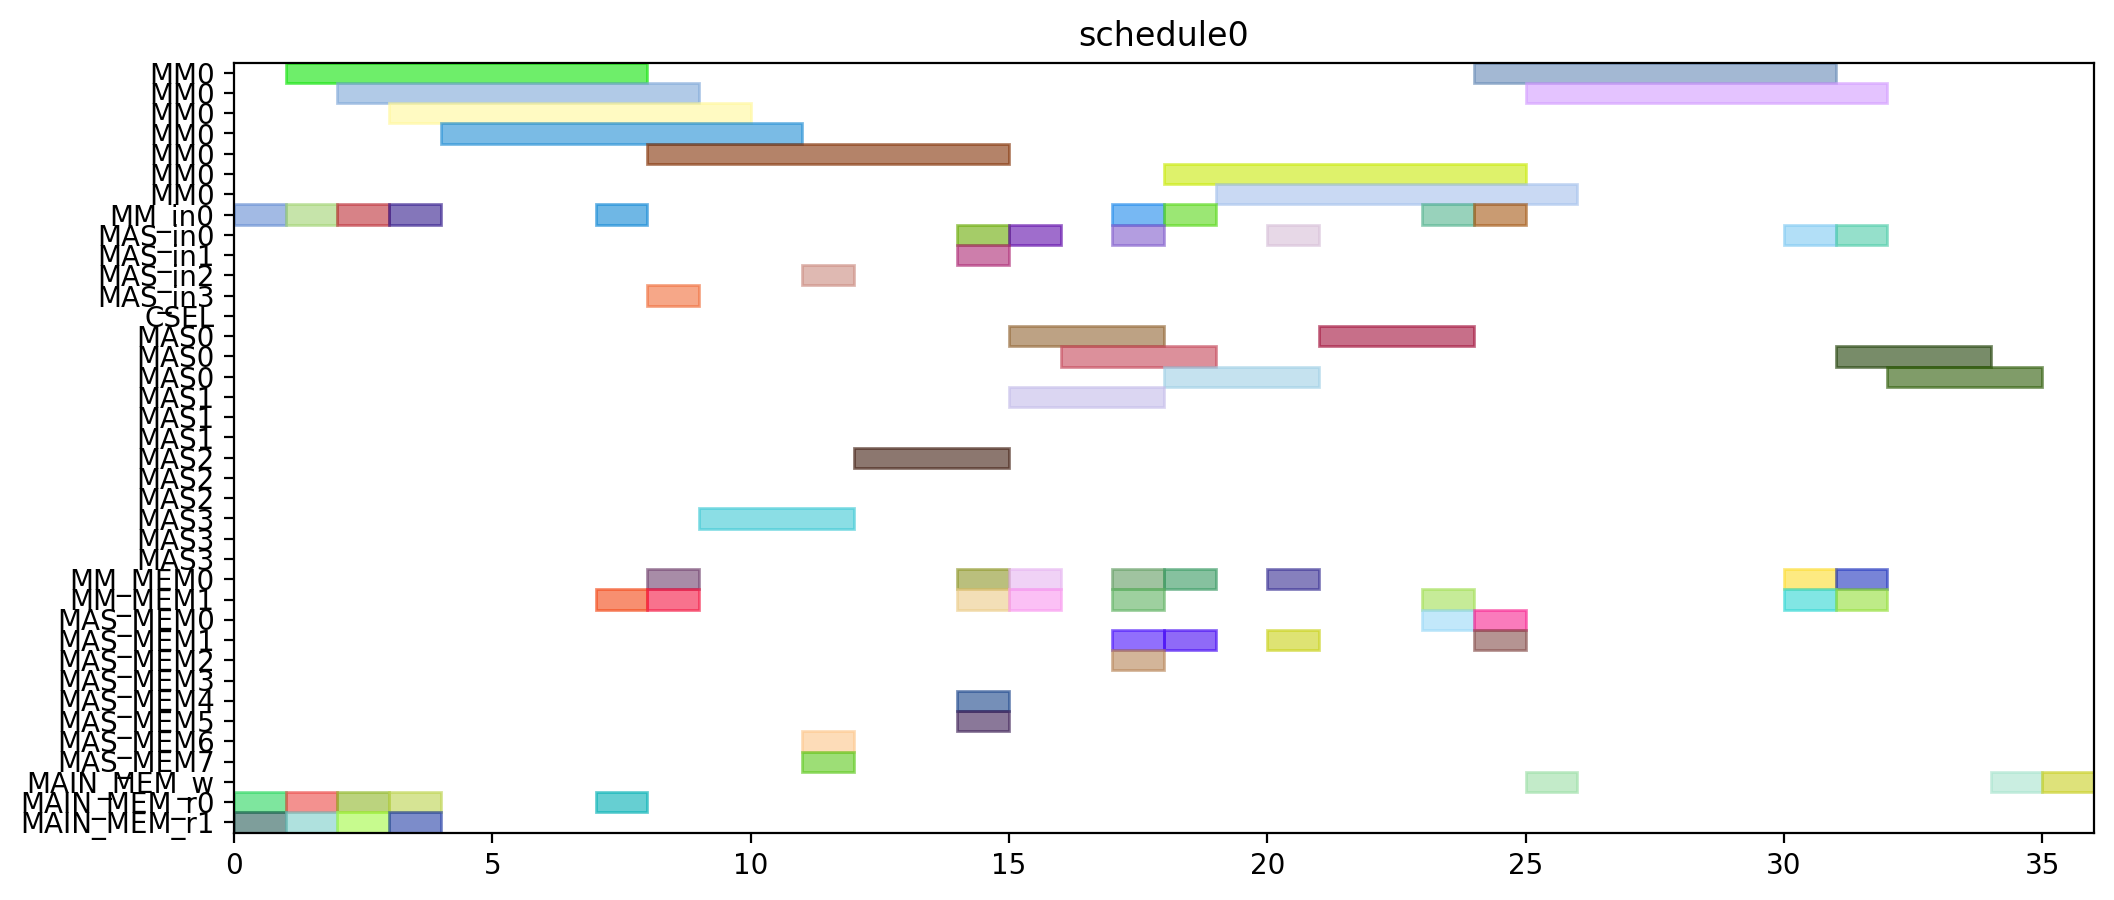

Generate this figure with Python:
from pyschedule import Scenario, solvers, plotters, alt


def solve():
	horizon = 120
	S = Scenario("schedule0", horizon=horizon)

	# resource
	MM = S.Resources('MM', num=1, size=7)
	MM_in = S.Resources('MM_in', num=1)
	MAS_in = S.Resources('MAS_in', num=4)
	CSEL = S.Resource('CSEL')
	MAS = S.Resources('MAS', num=4, size=3, periods=range(1, horizon))
	MM_MEM = S.Resources('MM_MEM', num=2)
	MAS_MEM = S.Resources('MAS_MEM', num=8)
	MAIN_MEM_w = S.Resource('MAIN_MEM_w', size=1)
	MAIN_MEM_r = S.Resources('MAIN_MEM_r', num=2)

	# result of previous scheduling

	# new tasks
	t0 = S.Task('t0', length=7, delay_cost=1)
	t0 += alt(MM)
	t0_in = S.Task('t0_in', length=1, delay_cost=1)
	t0_in += alt(MM_in)
	S += t0_in*MM_in[0]<=t0*MM[0]
	t0_mem0 = S.Task('t0_mem0', length=1, delay_cost=1)
	t0_mem0 += MAIN_MEM_r[0]
	S += t0_mem0 <= t0

	t0_mem1 = S.Task('t0_mem1', length=1, delay_cost=1)
	t0_mem1 += MAIN_MEM_r[1]
	S += t0_mem1 <= t0

	t3 = S.Task('t3', length=7, delay_cost=1)
	t3 += alt(MM)
	t3_in = S.Task('t3_in', length=1, delay_cost=1)
	t3_in += alt(MM_in)
	S += t3_in*MM_in[0]<=t3*MM[0]
	t3_mem0 = S.Task('t3_mem0', length=1, delay_cost=1)
	t3_mem0 += MAIN_MEM_r[0]
	S += t3_mem0 <= t3

	t3_mem1 = S.Task('t3_mem1', length=1, delay_cost=1)
	t3_mem1 += MAIN_MEM_r[1]
	S += t3_mem1 <= t3

	t1 = S.Task('t1', length=7, delay_cost=1)
	t1 += alt(MM)
	t1_in = S.Task('t1_in', length=1, delay_cost=1)
	t1_in += alt(MM_in)
	S += t1_in*MM_in[0]<=t1*MM[0]
	t1_mem0 = S.Task('t1_mem0', length=1, delay_cost=1)
	t1_mem0 += MAIN_MEM_r[0]
	S += t1_mem0 <= t1

	t1_mem1 = S.Task('t1_mem1', length=1, delay_cost=1)
	t1_mem1 += MAIN_MEM_r[1]
	S += t1_mem1 <= t1

	t2 = S.Task('t2', length=7, delay_cost=1)
	t2 += alt(MM)
	t2_in = S.Task('t2_in', length=1, delay_cost=1)
	t2_in += alt(MM_in)
	S += t2_in*MM_in[0]<=t2*MM[0]
	t2_mem0 = S.Task('t2_mem0', length=1, delay_cost=1)
	t2_mem0 += MAIN_MEM_r[0]
	S += t2_mem0 <= t2

	t2_mem1 = S.Task('t2_mem1', length=1, delay_cost=1)
	t2_mem1 += MAIN_MEM_r[1]
	S += t2_mem1 <= t2

	t4 = S.Task('t4', length=7, delay_cost=1)
	t4 += alt(MM)
	t4_in = S.Task('t4_in', length=1, delay_cost=1)
	t4_in += alt(MM_in)
	S += t4_in*MM_in[0]<=t4*MM[0]
	t4_mem0 = S.Task('t4_mem0', length=1, delay_cost=1)
	t4_mem0 += MAIN_MEM_r[0]
	S += t4_mem0 <= t4

	t4_mem1 = S.Task('t4_mem1', length=1, delay_cost=1)
	t4_mem1 += alt(MM_MEM)
	S += (t2*MM[0])-1 < t4_mem1*MM_MEM[1]
	S += t4_mem1 <= t4

	t5 = S.Task('t5', length=3, delay_cost=1)
	t5 += alt(MAS)
	t5_in = S.Task('t5_in', length=1, delay_cost=1)
	t5_in += alt(MAS_in)
	S += t5_in*MAS_in[0]<=t5*MAS[0]

	S += t5_in*MAS_in[1]<=t5*MAS[1]

	S += t5_in*MAS_in[2]<=t5*MAS[2]

	S += t5_in*MAS_in[3]<=t5*MAS[3]

	t5_mem0 = S.Task('t5_mem0', length=1, delay_cost=1)
	t5_mem0 += alt(MM_MEM)
	S += (t0*MM[0])-1 < t5_mem0*MM_MEM[0]
	S += t5_mem0 <= t5

	t5_mem1 = S.Task('t5_mem1', length=1, delay_cost=1)
	t5_mem1 += alt(MM_MEM)
	S += (t0*MM[0])-1 < t5_mem1*MM_MEM[1]
	S += t5_mem1 <= t5

	t6 = S.Task('t6', length=3, delay_cost=1)
	t6 += alt(MAS)
	t6_in = S.Task('t6_in', length=1, delay_cost=1)
	t6_in += alt(MAS_in)
	S += t6_in*MAS_in[0]<=t6*MAS[0]

	S += t6_in*MAS_in[1]<=t6*MAS[1]

	S += t6_in*MAS_in[2]<=t6*MAS[2]

	S += t6_in*MAS_in[3]<=t6*MAS[3]

	t6_mem0 = S.Task('t6_mem0', length=1, delay_cost=1)
	t6_mem0 += alt(MAS_MEM)
	S += (t5*MAS[0])-1 < t6_mem0*MAS_MEM[0]
	S += (t5*MAS[1])-1 < t6_mem0*MAS_MEM[2]
	S += (t5*MAS[2])-1 < t6_mem0*MAS_MEM[4]
	S += (t5*MAS[3])-1 < t6_mem0*MAS_MEM[6]
	S += t6_mem0 <= t6

	t6_mem1 = S.Task('t6_mem1', length=1, delay_cost=1)
	t6_mem1 += alt(MAS_MEM)
	S += (t5*MAS[0])-1 < t6_mem1*MAS_MEM[1]
	S += (t5*MAS[1])-1 < t6_mem1*MAS_MEM[3]
	S += (t5*MAS[2])-1 < t6_mem1*MAS_MEM[5]
	S += (t5*MAS[3])-1 < t6_mem1*MAS_MEM[7]
	S += t6_mem1 <= t6

	t9 = S.Task('t9', length=3, delay_cost=1)
	t9 += alt(MAS)
	t9_in = S.Task('t9_in', length=1, delay_cost=1)
	t9_in += alt(MAS_in)
	S += t9_in*MAS_in[0]<=t9*MAS[0]

	S += t9_in*MAS_in[1]<=t9*MAS[1]

	S += t9_in*MAS_in[2]<=t9*MAS[2]

	S += t9_in*MAS_in[3]<=t9*MAS[3]

	t9_mem0 = S.Task('t9_mem0', length=1, delay_cost=1)
	t9_mem0 += alt(MM_MEM)
	S += (t0*MM[0])-1 < t9_mem0*MM_MEM[0]
	S += t9_mem0 <= t9

	t9_mem1 = S.Task('t9_mem1', length=1, delay_cost=1)
	t9_mem1 += alt(MM_MEM)
	S += (t4*MM[0])-1 < t9_mem1*MM_MEM[1]
	S += t9_mem1 <= t9

	t10 = S.Task('t10', length=3, delay_cost=1)
	t10 += alt(MAS)
	t10_in = S.Task('t10_in', length=1, delay_cost=1)
	t10_in += alt(MAS_in)
	S += t10_in*MAS_in[0]<=t10*MAS[0]

	S += t10_in*MAS_in[1]<=t10*MAS[1]

	S += t10_in*MAS_in[2]<=t10*MAS[2]

	S += t10_in*MAS_in[3]<=t10*MAS[3]

	t10_mem0 = S.Task('t10_mem0', length=1, delay_cost=1)
	t10_mem0 += alt(MM_MEM)
	S += (t4*MM[0])-1 < t10_mem0*MM_MEM[0]
	S += t10_mem0 <= t10

	t10_mem1 = S.Task('t10_mem1', length=1, delay_cost=1)
	t10_mem1 += alt(MM_MEM)
	S += (t4*MM[0])-1 < t10_mem1*MM_MEM[1]
	S += t10_mem1 <= t10

	t7 = S.Task('t7', length=3, delay_cost=1)
	t7 += alt(MAS)
	t7_in = S.Task('t7_in', length=1, delay_cost=1)
	t7_in += alt(MAS_in)
	S += t7_in*MAS_in[0]<=t7*MAS[0]

	S += t7_in*MAS_in[1]<=t7*MAS[1]

	S += t7_in*MAS_in[2]<=t7*MAS[2]

	S += t7_in*MAS_in[3]<=t7*MAS[3]

	t7_mem0 = S.Task('t7_mem0', length=1, delay_cost=1)
	t7_mem0 += alt(MAS_MEM)
	S += (t6*MAS[0])-1 < t7_mem0*MAS_MEM[0]
	S += (t6*MAS[1])-1 < t7_mem0*MAS_MEM[2]
	S += (t6*MAS[2])-1 < t7_mem0*MAS_MEM[4]
	S += (t6*MAS[3])-1 < t7_mem0*MAS_MEM[6]
	S += t7_mem0 <= t7

	t7_mem1 = S.Task('t7_mem1', length=1, delay_cost=1)
	t7_mem1 += alt(MAS_MEM)
	S += (t6*MAS[0])-1 < t7_mem1*MAS_MEM[1]
	S += (t6*MAS[1])-1 < t7_mem1*MAS_MEM[3]
	S += (t6*MAS[2])-1 < t7_mem1*MAS_MEM[5]
	S += (t6*MAS[3])-1 < t7_mem1*MAS_MEM[7]
	S += t7_mem1 <= t7

	t11 = S.Task('t11', length=3, delay_cost=1)
	t11 += alt(MAS)
	t11_in = S.Task('t11_in', length=1, delay_cost=1)
	t11_in += alt(MAS_in)
	S += t11_in*MAS_in[0]<=t11*MAS[0]

	S += t11_in*MAS_in[1]<=t11*MAS[1]

	S += t11_in*MAS_in[2]<=t11*MAS[2]

	S += t11_in*MAS_in[3]<=t11*MAS[3]

	t11_mem0 = S.Task('t11_mem0', length=1, delay_cost=1)
	t11_mem0 += alt(MAS_MEM)
	S += (t10*MAS[0])-1 < t11_mem0*MAS_MEM[0]
	S += (t10*MAS[1])-1 < t11_mem0*MAS_MEM[2]
	S += (t10*MAS[2])-1 < t11_mem0*MAS_MEM[4]
	S += (t10*MAS[3])-1 < t11_mem0*MAS_MEM[6]
	S += t11_mem0 <= t11

	t11_mem1 = S.Task('t11_mem1', length=1, delay_cost=1)
	t11_mem1 += alt(MM_MEM)
	S += (t4*MM[0])-1 < t11_mem1*MM_MEM[1]
	S += t11_mem1 <= t11

	t8 = S.Task('t8', length=7, delay_cost=1)
	t8 += alt(MM)
	t8_in = S.Task('t8_in', length=1, delay_cost=1)
	t8_in += alt(MM_in)
	S += t8_in*MM_in[0]<=t8*MM[0]
	t8_mem0 = S.Task('t8_mem0', length=1, delay_cost=1)
	t8_mem0 += alt(MM_MEM)
	S += (t4*MM[0])-1 < t8_mem0*MM_MEM[0]
	S += t8_mem0 <= t8

	t8_mem1 = S.Task('t8_mem1', length=1, delay_cost=1)
	t8_mem1 += alt(MAS_MEM)
	S += (t7*MAS[0])-1 < t8_mem1*MAS_MEM[1]
	S += (t7*MAS[1])-1 < t8_mem1*MAS_MEM[3]
	S += (t7*MAS[2])-1 < t8_mem1*MAS_MEM[5]
	S += (t7*MAS[3])-1 < t8_mem1*MAS_MEM[7]
	S += t8_mem1 <= t8

	new_PZ = S.Task('new_PZ', length=7, delay_cost=1)
	new_PZ += alt(MM)
	new_PZ_in = S.Task('new_PZ_in', length=1, delay_cost=1)
	new_PZ_in += alt(MM_in)
	S += new_PZ_in*MM_in[0]<=new_PZ*MM[0]
	S += 0<new_PZ

	new_PZ_w = S.Task('new_PZ_w', length=1, delay_cost=1)
	new_PZ_w += alt(MAIN_MEM_w)
	S += new_PZ <= new_PZ_w

	new_PZ_mem0 = S.Task('new_PZ_mem0', length=1, delay_cost=1)
	new_PZ_mem0 += alt(MM_MEM)
	S += (t1*MM[0])-1 < new_PZ_mem0*MM_MEM[0]
	S += new_PZ_mem0 <= new_PZ

	new_PZ_mem1 = S.Task('new_PZ_mem1', length=1, delay_cost=1)
	new_PZ_mem1 += alt(MAS_MEM)
	S += (t7*MAS[0])-1 < new_PZ_mem1*MAS_MEM[1]
	S += (t7*MAS[1])-1 < new_PZ_mem1*MAS_MEM[3]
	S += (t7*MAS[2])-1 < new_PZ_mem1*MAS_MEM[5]
	S += (t7*MAS[3])-1 < new_PZ_mem1*MAS_MEM[7]
	S += new_PZ_mem1 <= new_PZ

	t12 = S.Task('t12', length=3, delay_cost=1)
	t12 += alt(MAS)
	t12_in = S.Task('t12_in', length=1, delay_cost=1)
	t12_in += alt(MAS_in)
	S += t12_in*MAS_in[0]<=t12*MAS[0]

	S += t12_in*MAS_in[1]<=t12*MAS[1]

	S += t12_in*MAS_in[2]<=t12*MAS[2]

	S += t12_in*MAS_in[3]<=t12*MAS[3]

	t12_mem0 = S.Task('t12_mem0', length=1, delay_cost=1)
	t12_mem0 += alt(MM_MEM)
	S += (t0*MM[0])-1 < t12_mem0*MM_MEM[0]
	S += t12_mem0 <= t12

	t12_mem1 = S.Task('t12_mem1', length=1, delay_cost=1)
	t12_mem1 += alt(MAS_MEM)
	S += (t11*MAS[0])-1 < t12_mem1*MAS_MEM[1]
	S += (t11*MAS[1])-1 < t12_mem1*MAS_MEM[3]
	S += (t11*MAS[2])-1 < t12_mem1*MAS_MEM[5]
	S += (t11*MAS[3])-1 < t12_mem1*MAS_MEM[7]
	S += t12_mem1 <= t12

	t13 = S.Task('t13', length=7, delay_cost=1)
	t13 += alt(MM)
	t13_in = S.Task('t13_in', length=1, delay_cost=1)
	t13_in += alt(MM_in)
	S += t13_in*MM_in[0]<=t13*MM[0]
	t13_mem0 = S.Task('t13_mem0', length=1, delay_cost=1)
	t13_mem0 += alt(MAS_MEM)
	S += (t12*MAS[0])-1 < t13_mem0*MAS_MEM[0]
	S += (t12*MAS[1])-1 < t13_mem0*MAS_MEM[2]
	S += (t12*MAS[2])-1 < t13_mem0*MAS_MEM[4]
	S += (t12*MAS[3])-1 < t13_mem0*MAS_MEM[6]
	S += t13_mem0 <= t13

	t13_mem1 = S.Task('t13_mem1', length=1, delay_cost=1)
	t13_mem1 += alt(MAS_MEM)
	S += (t9*MAS[0])-1 < t13_mem1*MAS_MEM[1]
	S += (t9*MAS[1])-1 < t13_mem1*MAS_MEM[3]
	S += (t9*MAS[2])-1 < t13_mem1*MAS_MEM[5]
	S += (t9*MAS[3])-1 < t13_mem1*MAS_MEM[7]
	S += t13_mem1 <= t13

	t14 = S.Task('t14', length=7, delay_cost=1)
	t14 += alt(MM)
	t14_in = S.Task('t14_in', length=1, delay_cost=1)
	t14_in += alt(MM_in)
	S += t14_in*MM_in[0]<=t14*MM[0]
	t14_mem0 = S.Task('t14_mem0', length=1, delay_cost=1)
	t14_mem0 += alt(MAS_MEM)
	S += (t12*MAS[0])-1 < t14_mem0*MAS_MEM[0]
	S += (t12*MAS[1])-1 < t14_mem0*MAS_MEM[2]
	S += (t12*MAS[2])-1 < t14_mem0*MAS_MEM[4]
	S += (t12*MAS[3])-1 < t14_mem0*MAS_MEM[6]
	S += t14_mem0 <= t14

	t14_mem1 = S.Task('t14_mem1', length=1, delay_cost=1)
	t14_mem1 += alt(MM_MEM)
	S += (t3*MM[0])-1 < t14_mem1*MM_MEM[1]
	S += t14_mem1 <= t14

	new_PY = S.Task('new_PY', length=3, delay_cost=1)
	new_PY += alt(MAS)
	new_PY_in = S.Task('new_PY_in', length=1, delay_cost=1)
	new_PY_in += alt(MAS_in)
	S += new_PY_in*MAS_in[0]<=new_PY*MAS[0]

	S += new_PY_in*MAS_in[1]<=new_PY*MAS[1]

	S += new_PY_in*MAS_in[2]<=new_PY*MAS[2]

	S += new_PY_in*MAS_in[3]<=new_PY*MAS[3]

	S += 0<new_PY

	new_PY_w = S.Task('new_PY_w', length=1, delay_cost=1)
	new_PY_w += alt(MAIN_MEM_w)
	S += new_PY <= new_PY_w

	new_PY_mem0 = S.Task('new_PY_mem0', length=1, delay_cost=1)
	new_PY_mem0 += alt(MM_MEM)
	S += (t8*MM[0])-1 < new_PY_mem0*MM_MEM[0]
	S += new_PY_mem0 <= new_PY

	new_PY_mem1 = S.Task('new_PY_mem1', length=1, delay_cost=1)
	new_PY_mem1 += alt(MM_MEM)
	S += (t13*MM[0])-1 < new_PY_mem1*MM_MEM[1]
	S += new_PY_mem1 <= new_PY

	new_PX = S.Task('new_PX', length=3, delay_cost=1)
	new_PX += alt(MAS)
	new_PX_in = S.Task('new_PX_in', length=1, delay_cost=1)
	new_PX_in += alt(MAS_in)
	S += new_PX_in*MAS_in[0]<=new_PX*MAS[0]

	S += new_PX_in*MAS_in[1]<=new_PX*MAS[1]

	S += new_PX_in*MAS_in[2]<=new_PX*MAS[2]

	S += new_PX_in*MAS_in[3]<=new_PX*MAS[3]

	S += 0<new_PX

	new_PX_w = S.Task('new_PX_w', length=1, delay_cost=1)
	new_PX_w += alt(MAIN_MEM_w)
	S += new_PX <= new_PX_w

	new_PX_mem0 = S.Task('new_PX_mem0', length=1, delay_cost=1)
	new_PX_mem0 += alt(MM_MEM)
	S += (t14*MM[0])-1 < new_PX_mem0*MM_MEM[0]
	S += new_PX_mem0 <= new_PX

	new_PX_mem1 = S.Task('new_PX_mem1', length=1, delay_cost=1)
	new_PX_mem1 += alt(MM_MEM)
	S += (t14*MM[0])-1 < new_PX_mem1*MM_MEM[1]
	S += new_PX_mem1 <= new_PX

	solvers.mip.solve(S,msg=1,kind='CPLEX',ratio_gap=1.01)

	solution = [['hoge']*len(S.solution()[1]) for i in range(len(S.solution()))]
	for i in range(len(S.solution())):
		for j in range(len(S.solution()[i])):
			solution[i][j]=str(S.solution()[i][j])
	print(solution)

	cycles = int(solution[-1][3])

	pic_file_name = "/home/mfukuda/ABE/multiRAM_multiMAS_16mux/scheduling_result/stage7MM1_stage3MAS4/EP_DBL_A_0/schedule0.png"
	if(S.solution() != []):
		plotters.matplotlib.plot(S,img_filename=pic_file_name, show_task_labels=False, fig_size=(cycles*0.25+3, 5))

	return solution
